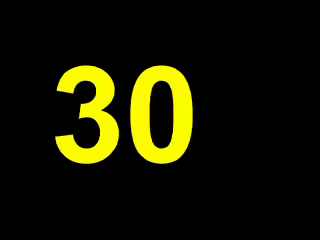
#> input picture frame 30 of test/2023 Jun 30 vlc integration lol/30 fps counter.webm, 320 x 240 px, given in place of Elephants Dream charstart2FULL.webm, which was not available
$ python opencvseektest.py
#> lines starting #> are read from the running program, lines starting #| are printed output that depends on the picture; pictures that were not available may be replaced by others from this repository, and a replacement may not be noted
#test if opencv/ffmpeg can seek forwards/backwards:
import cv2
import time
# cap = cv2.VideoCapture("Elephants Dream charstart2FULL.webm")
cap = cv2.VideoCapture("Elephants Dream charstart2FULL.webm")
# cap = cv2.VideoCapture("BigBuckBunny.mp4")
# cap = cv2.VideoCapture(0) #worked...
ret, image1 = cap.read()
#> image1 is the input picture: shape (240, 320, 3); mean B, G, R 1, 22.5, 22.5
if ret == False:
    print("#remember to be in the right cwd...")
'''
takes ~6ms to go any amount of frames, nice
e to go future 1000 frames 0.004998922348022461
time to go back 500 frames 0.005001544952392578
time to go 10000 frames 0.00501251220703125
'''

futuretime = time.time()
cap.set(cv2.CAP_PROP_FRAME_COUNT, 1000)
ret, imageforward = cap.read()
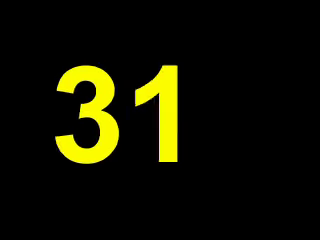
#> input picture frame 31 of test/2023 Jun 30 vlc integration lol/30 fps counter.webm, 320 x 240 px, given in place of Elephants Dream charstart2FULL.webm, which was not available
#> imageforward is the input picture: shape (240, 320, 3); mean B, G, R 0.9, 17.4, 17.4
print("time to go future 1000 frames", time.time() - futuretime)

pasttime = time.time()
cap.set(cv2.CAP_PROP_FRAME_COUNT, 500)
ret, forwardbackward = cap.read()
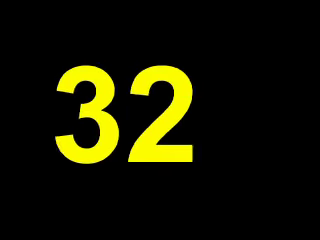
#> input picture frame 32 of test/2023 Jun 30 vlc integration lol/30 fps counter.webm, 320 x 240 px, given in place of Elephants Dream charstart2FULL.webm, which was not available
#> forwardbackward is the input picture: shape (240, 320, 3); mean B, G, R 0.9, 21.4, 21.4
print("time to go back 500 frames", time.time() - pasttime)

tenthousand = time.time()
cap.set(cv2.CAP_PROP_FRAME_COUNT, 1000)
ret, holdr = cap.read()
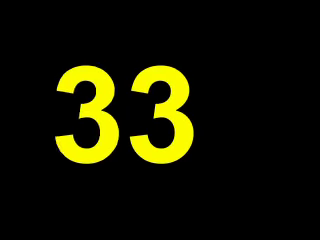
#> input picture frame 33 of test/2023 Jun 30 vlc integration lol/30 fps counter.webm, 320 x 240 px, given in place of Elephants Dream charstart2FULL.webm, which was not available
#> holdr is the input picture: shape (240, 320, 3); mean B, G, R 0.9, 20.5, 20.5
print("time to go 10000 frames", time.time() - tenthousand)


while True:
    cv2.imshow("og image", image1)
    cv2.imshow("future image", imageforward)
    cv2.imshow("past image", forwardbackward)
    if cv2.waitKey(10) & 0xFF == ord('q'): # This puts you out of the loop above if you hit q
#> (key q is pressed here)
        break

$ run again, starting later in the video
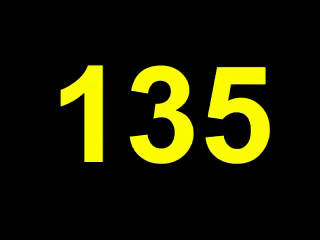
#> input picture frame 135 of test/2023 Jun 30 vlc integration lol/30 fps counter.webm, 320 x 240 px, given in place of Elephants Dream charstart2FULL.webm, which was not available
#> image1 is the input picture: shape (240, 320, 3); mean B, G, R 1.2, 28.9, 29
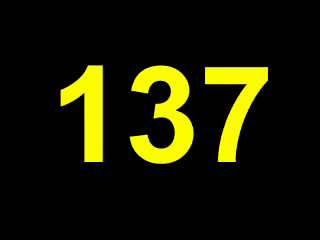
#> input picture frame 137 of test/2023 Jun 30 vlc integration lol/30 fps counter.webm, 320 x 240 px, given in place of Elephants Dream charstart2FULL.webm, which was not available
#> forwardbackward is the input picture: shape (240, 320, 3); mean B, G, R 1.1, 25.4, 25.4
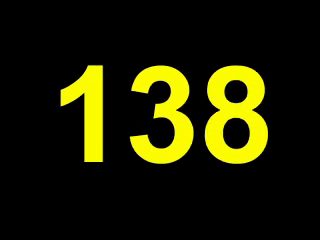
#> input picture frame 138 of test/2023 Jun 30 vlc integration lol/30 fps counter.webm, 320 x 240 px, given in place of Elephants Dream charstart2FULL.webm, which was not available
#> holdr is the input picture: shape (240, 320, 3); mean B, G, R 1.2, 30.2, 30.2

$ run again, starting later in the video
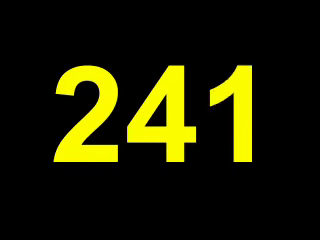
#> input picture frame 241 of test/2023 Jun 30 vlc integration lol/30 fps counter.webm, 320 x 240 px, given in place of Elephants Dream charstart2FULL.webm, which was not available
#> image1 is the input picture: shape (240, 320, 3); mean B, G, R 1, 29.1, 29.2
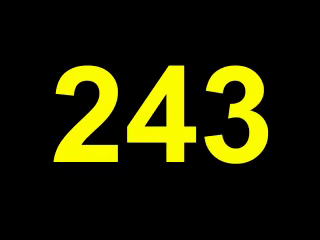
#> input picture frame 243 of test/2023 Jun 30 vlc integration lol/30 fps counter.webm, 320 x 240 px, given in place of Elephants Dream charstart2FULL.webm, which was not available
#> forwardbackward is the input picture: shape (240, 320, 3); mean B, G, R 1.2, 32.2, 32.3
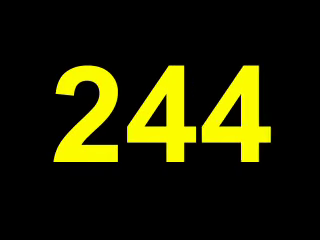
#> input picture frame 244 of test/2023 Jun 30 vlc integration lol/30 fps counter.webm, 320 x 240 px, given in place of Elephants Dream charstart2FULL.webm, which was not available
#> holdr is the input picture: shape (240, 320, 3); mean B, G, R 1.2, 32.8, 32.9
